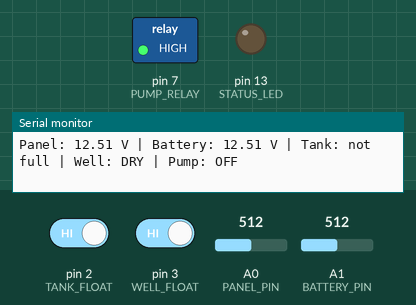
Simulated run of this sketch. Board: Arduino Uno, built with avr-gcc and run on an emulated ATmega328P. Shown: switched loads named in the sketch (green lamp = pin HIGH), output pins drawn as LEDs (lit = HIGH), the last lines printed to the serial monitor. The test bench sets the inputs (shaded band); at power-on: pin 3 (WELL_FLOAT) HIGH, A1 (BATTERY_PIN) = 512, pin 2 (TANK_FLOAT) HIGH, A0 (PANEL_PIN) = 512.

Above: at 1.8 s.
1.9 s: pin 3 (WELL_FLOAT) driven LOW
At 3.0 s:
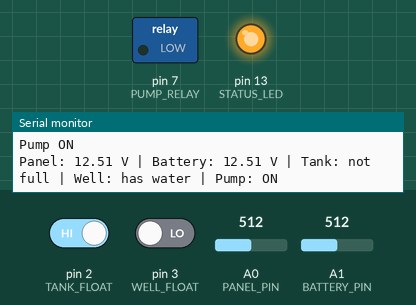
3.5 s: A1 (BATTERY_PIN) set to 488
5.3 s: A1 (BATTERY_PIN) set to 453
At 6.7 s:
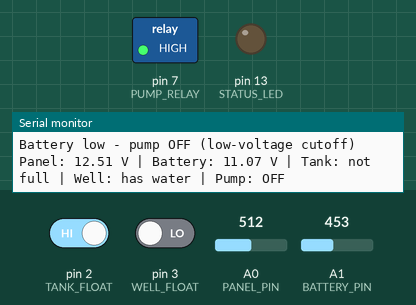
Timing chart, 0 to 8.3 s (numbered marks = the images above; inputs shaded):
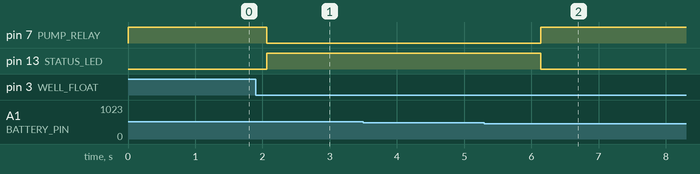

The sketch:

solar-water-pump-controller.ino
```cpp
/*
  Solar Water Pump Controller
  ----------------------------
  Runs a 12 V DC pump from a solar-charged battery only when
  it is safe to do so: the battery is charged enough, the
  overhead tank is not full, and the well / source is not dry.
  Pump relay is OFF on startup (safe default). Low battery
  or dry-run detection stops the pump immediately.

  Wiring:
    Panel divider  : panel+ - 30k - A0 - 7.5k - GND
    Battery divider: batt+  - 30k - A1 - 7.5k - GND
    Tank float     : D2 (float switch to GND, INPUT_PULLUP)
    Well float     : D3 (float switch to GND, INPUT_PULLUP)
    Pump relay     : D7 (active LOW)
    Status LED     : D13 (through a 220 ohm resistor to GND)
*/

// ---- Pin definitions ----
const int PANEL_PIN    = A0;  // Solar panel voltage divider
const int BATTERY_PIN  = A1;  // Battery voltage divider
const int TANK_FLOAT   = 2;   // HIGH level float: LOW = tank full
const int WELL_FLOAT   = 3;   // Low level float: HIGH = well dry
const int PUMP_RELAY   = 7;   // Pump relay (active LOW)
const int STATUS_LED   = 13;  // Built-in / status LED

// ---- Calibration / thresholds ----
const float DIVIDER_RATIO = 5.0;  // (30k + 7.5k) / 7.5k
const float ADC_REF       = 5.0;  // Arduino ADC reference (V)

const float PUMP_START_VOLTAGE = 12.5;  // Start pump above this
const float PUMP_STOP_VOLTAGE  = 11.5;  // Stop pump below this (cutoff)

bool pumpOn = false;

float readVoltage(int pin) {
  int raw = analogRead(pin);
  return (raw * ADC_REF / 1023.0) * DIVIDER_RATIO;
}

void setPump(bool on) {
  pumpOn = on;
  // Active-LOW relay: LOW = pump ON, HIGH = pump OFF.
  digitalWrite(PUMP_RELAY, on ? LOW : HIGH);
  digitalWrite(STATUS_LED, on ? HIGH : LOW);
}

void setup() {
  pinMode(PUMP_RELAY, OUTPUT);
  pinMode(STATUS_LED, OUTPUT);
  pinMode(TANK_FLOAT, INPUT_PULLUP);
  pinMode(WELL_FLOAT, INPUT_PULLUP);

  // Safe default: pump OFF on startup.
  setPump(false);

  Serial.begin(9600);
  Serial.println("Solar Water Pump Controller ready.");
}

void loop() {
  float panelVoltage   = readVoltage(PANEL_PIN);
  float batteryVoltage = readVoltage(BATTERY_PIN);
  bool tankFull = (digitalRead(TANK_FLOAT) == LOW);
  bool wellDry  = (digitalRead(WELL_FLOAT) == HIGH);

  // Stop conditions first — they always win.
  if (pumpOn && wellDry) {
    setPump(false);
    Serial.println("Well dry - pump OFF (dry-run protection)");
  } else if (pumpOn && tankFull) {
    setPump(false);
    Serial.println("Tank full - pump OFF");
  } else if (pumpOn && batteryVoltage < PUMP_STOP_VOLTAGE) {
    setPump(false);
    Serial.println("Battery low - pump OFF (low-voltage cutoff)");
  }

  // Start only when battery is charged, tank needs water,
  // and the well has water.
  if (!pumpOn && !tankFull && !wellDry &&
      batteryVoltage >= PUMP_START_VOLTAGE) {
    setPump(true);
    Serial.println("Pump ON");
  }

  Serial.print("Panel: ");
  Serial.print(panelVoltage, 2);
  Serial.print(" V | Battery: ");
  Serial.print(batteryVoltage, 2);
  Serial.print(" V | Tank: ");
  Serial.print(tankFull ? "FULL" : "not full");
  Serial.print(" | Well: ");
  Serial.print(wellDry ? "DRY" : "has water");
  Serial.print(" | Pump: ");
  Serial.println(pumpOn ? "ON" : "OFF");

  delay(1000);
}
```

Measured:
- the behaviour switches between 471 and 470 on A1 (BATTERY_PIN) (found by bisection; images 1 and 2)
- after the input at 1.9 s, pin 7 (PUMP_RELAY): HIGH → LOW after 0.16 s; pin 13 (STATUS_LED): LOW → HIGH after 0.16 s
- after the input at 5.3 s, pin 7 (PUMP_RELAY): LOW → HIGH after 0.84 s; pin 13 (STATUS_LED): HIGH → LOW after 0.84 s
